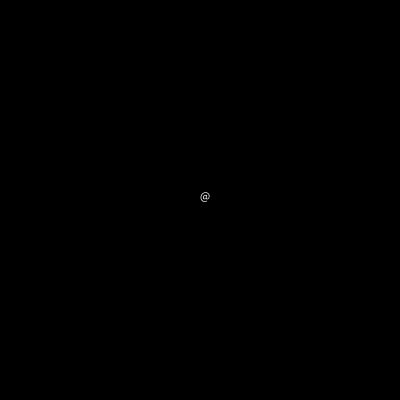
Frame 1 (no input)
Frame 60 (the mouse pressed at the canvas centre just before this capture): identical to frame 1, image omitted
Frame 120 (the mouse held since frame 60 and released just before this capture): identical to frame 1, image omitted

The Processing sketch that drew this single still picture (run headless with seeded random() and noise(); from frame 60 on, the mouse is pressed at the canvas centre):

// Processing sketch: Display
// ── Display.pde
int x,y;

void setup(){
 size(400,400); 
 x = 200;
 y = 200;
}

void draw(){
 background(0);
 text("@",x,y);
 if(keyPressed){
   switch(key){
     case '1':
       x--;
       y++;
       break;
     case '2':
       y++;
       break;
     case '3':
       x++;
       y++;
       break;
     case '4':
       x--;
       break;
     case '5':
       break;
     case '6':
       x++;
       break;
     case '7':
       x--;
       y--;
       break;
     case '8':
       y--;
       break;
     case '9':
       x++;
       y--;
       break;
   }
 }
}
